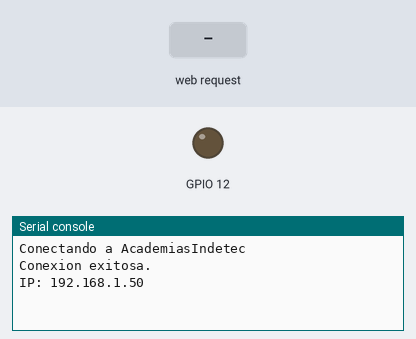
Recording of a program running on a simulated ESP32 board running MicroPython. Shown: output pins drawn as LEDs (lit = HIGH), the last lines printed to the serial console. The test bench sets the inputs (shaded band). WiFi joins after 1.5 s.

Above: at 2.7 s.
2.8 s: HTTP request GET / received
At 3.5 s:
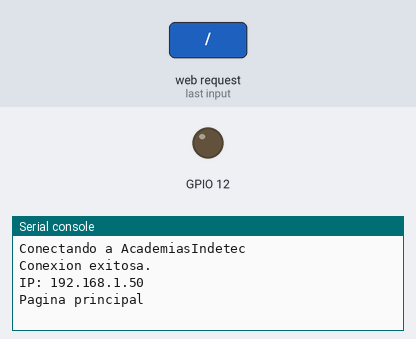
4.3 s: HTTP request GET /update received
At 5.8 s:
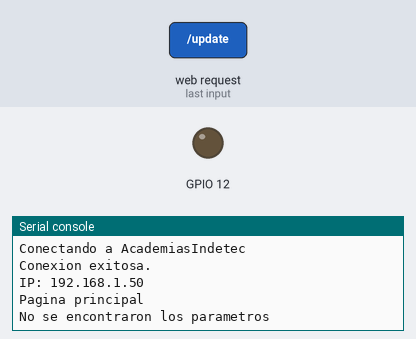

Measured:
- after the input at 2.8 s, the serial console: prints a new line at once (image 1)
- after the input at 4.3 s, the serial console: prints a new line at once (image 2)

The program:

main.py
```python
from microdot import Microdot, send_file
from machine import Pin

pins = {
    12: Pin(12, Pin.OUT)
}

boton = Pin(27, Pin.IN, Pin.PULL_UP)

for pin in pins.values():
    pin.value(0)

app = Microdot()

def estado_pin(gpio):
    return "checked" if pins[gpio].value() else ""

def armar_botones():
    botones = ""
    for gpio in pins:
        html = f"""
            <h4>Salida - GPIO {gpio}</h4>
            <label class="switch">
                <input type="checkbox" onchange="toggleCheckbox(this)" id="{gpio}" {estado_pin(gpio)}>
                <span class="slider"></span>
            </label>
        """
        botones += html
    return botones

def mainpage():
    return f"""
    <!DOCTYPE html>
    <html lang="en">
    <head>
        <meta charset="UTF-8">
        <meta name="viewport" content="width=device-width, initial-scale=1.0">
        <title>LED Asincrono</title>
        <link rel="stylesheet" href="style.css">
    </head>
    <body>
        <h1>ESP Web Server</h1>

        <!-- Declaracion de los LEDs -->
        {armar_botones()}
        <h4>Boton - GPIO 27</h4>
        <div id="indicador" class="indicador activo"></div>
        <script src="script.js"></script>
    </body>
    </html>
"""

@app.route("/")
async def index(request):
    print('Pagina principal')
    return mainpage(), 200, {"Content-Type": "text/html"}

@app.route("/style.css")
async def css(request):
    return send_file("style.css")

@app.route("/script.js")
async def js(request):
    return send_file("script.js")

@app.route("/update")
async def update(request):
    gpio_param = request.args.get("output")
    state_param = request.args.get("state")

    if gpio_param is not None and state_param is not None:
        gpio = int(gpio_param)
        state = int(state_param)
        if gpio in pins:
            pins[gpio].value(state)
        print (f"GPIO:{gpio} - Estado:{state}")
    else:
        print("No se encontraron los parametros")

    return "OK", 200, {"Content-Type": "text/plain"}

@app.route("/input")
async def input_state(request):
    estado = "1" if boton.value() == 0 else "0"
    return estado, 200, {"Content-Type": "text/plain", "Cache-Control": 'no-store'}

app.run(port=80)
```

boot.py
```python
import network
import esp
import gc

esp.osdebug(0)
gc.collect()

ssid = "AcademiasIndetec"
password = "Indetec_2026"

wlan = network.WLAN(network.STA_IF)
wlan.active(True)

print(f'Conectando a {ssid}')
wlan.connect(ssid, password)
while not wlan.isconnected():
    pass

print(f'Conexion exitosa.\nIP: {wlan.ifconfig()[0]}')
```
